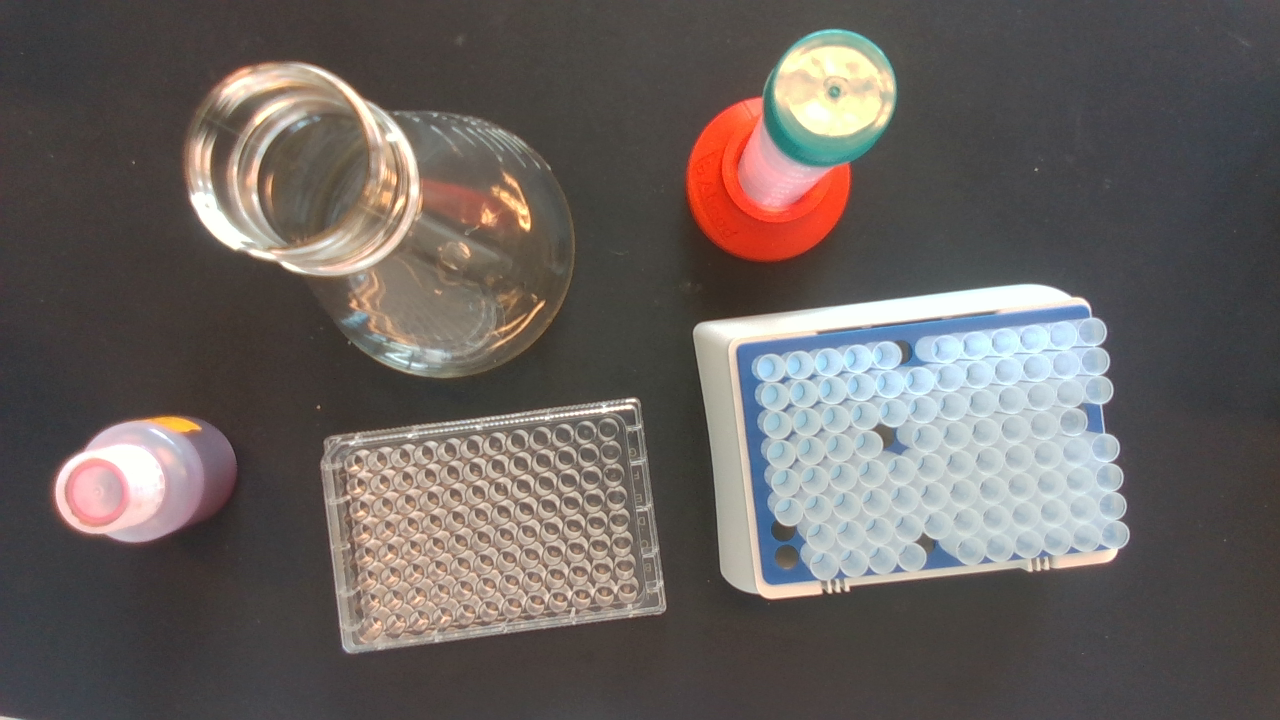
#> input picture MTP/lab.png, 1280 x 720 px
$ python '4_essentielle Funktionen.py'
#> lines starting #> are read from the running program, lines starting #| are printed output that depends on the picture; after the words box and inside, x2 and y2 are one past the last pixel; in counts of white or black regions, pixels touching at a corner belong together
import cv2 as cv

img=cv.imread('MTP/lab.png')
#> img is the input picture: shape (720, 1280, 3); mean B, G, R 94.6, 97.6, 104.3
# [11 lines of commented-out code are left out]
blur = cv.GaussianBlur(img,(7,7),cv.BORDER_DEFAULT)
#cv.imshow('blur', blur)

#Kanten
canny = cv.Canny(blur,100,200)
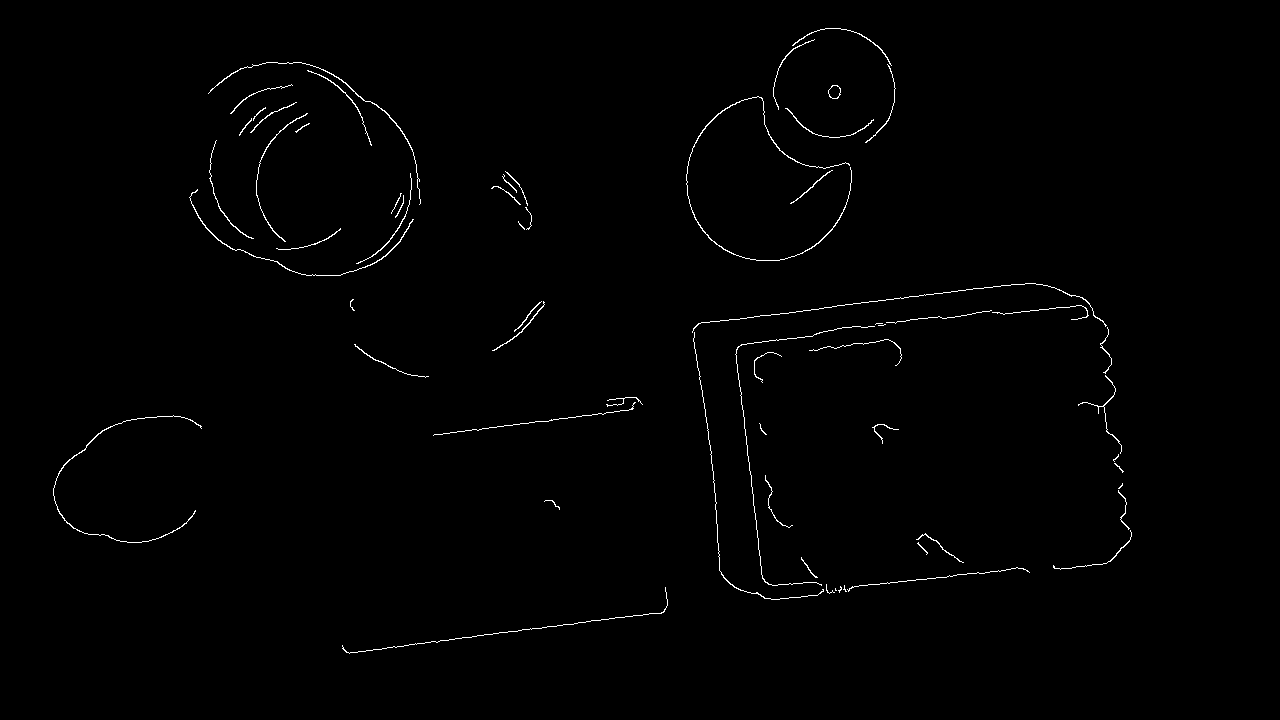
#> canny: shape (720, 1280); 0.76% white in thin lines or dots, all inside (x1, y1, x2, y2) = (53, 28, 1132, 654)
cv.imshow('canny',canny)

#Erweitern
dilated = cv.dilate(canny,(7,7),iterations=3)
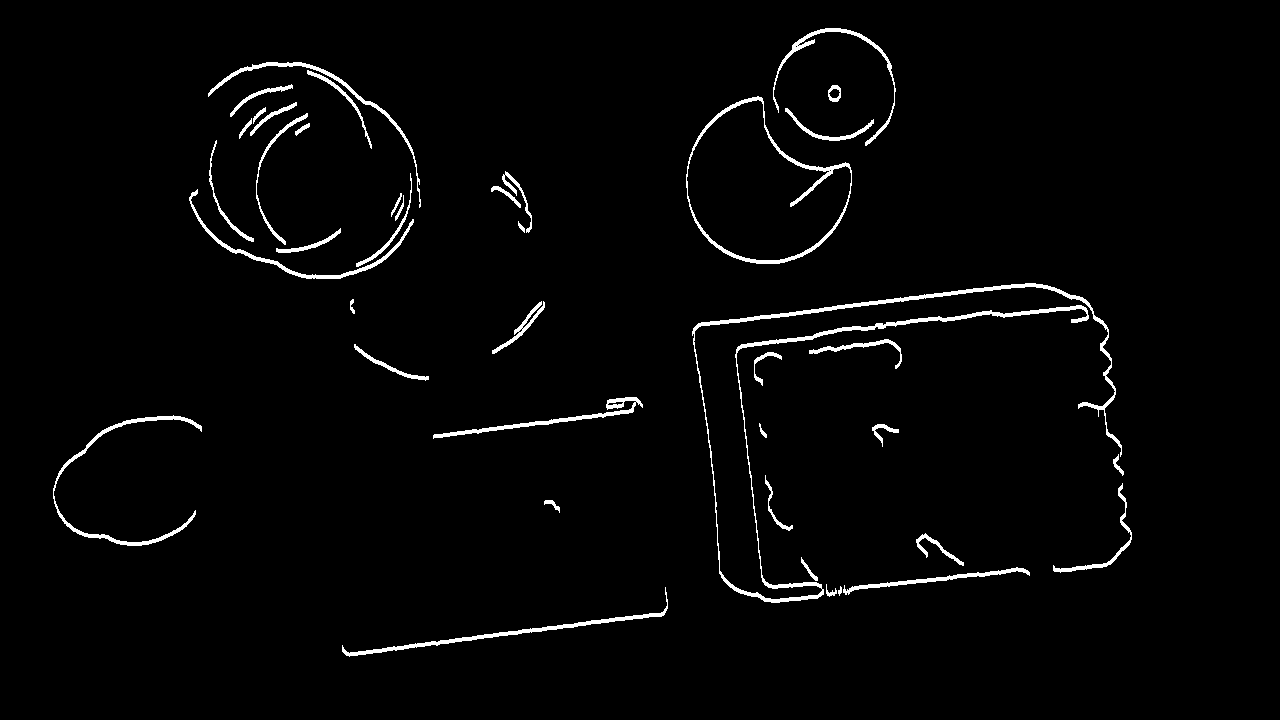
#> dilated: shape (720, 1280); 2.2% white; 41 white regions, largest, box (x1, y1, x2, y2) and area: (692, 283, 1122, 603) 5049, (686, 96, 852, 264) 1800, (342, 587, 668, 657) 1342
cv.imshow('dilated',dilated)

#erodieren
eroded = cv.erode(dilated,(7,7),iterations=3)
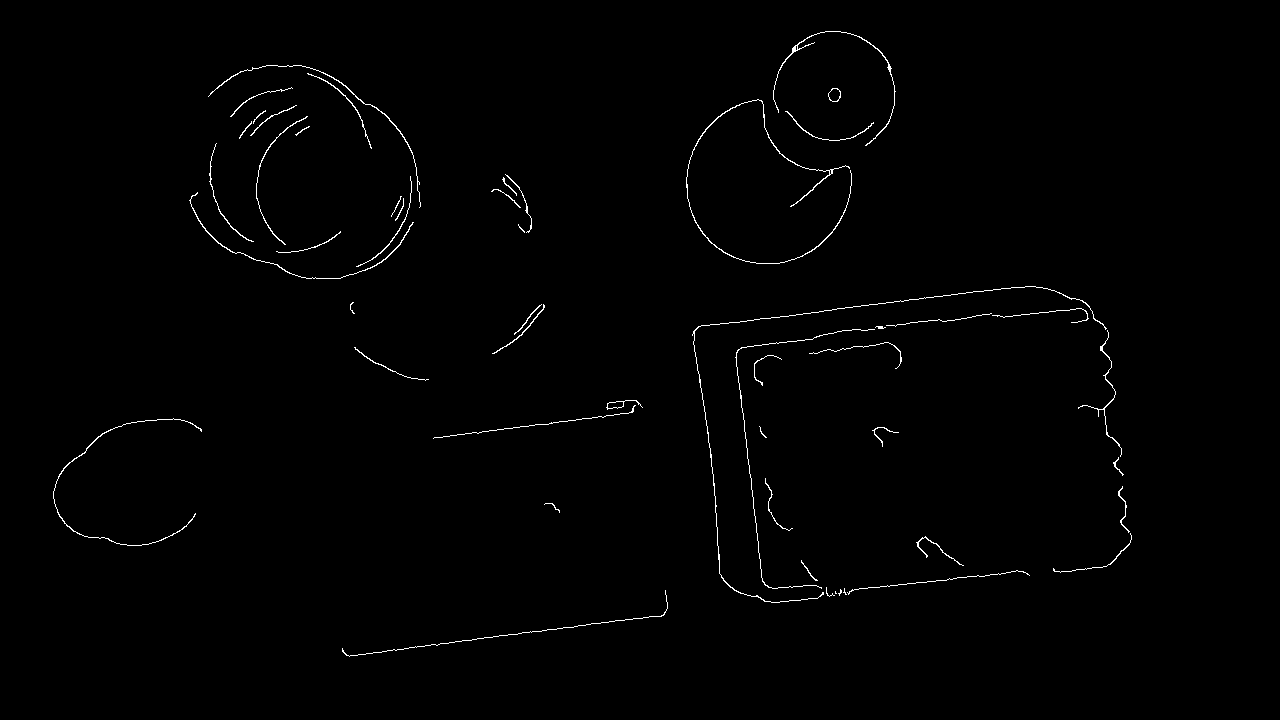
#> eroded: shape (720, 1280); 0.78% white in thin lines or dots, all inside (x1, y1, x2, y2) = (53, 31, 1132, 657)
cv.imshow('Eroded',eroded)

#Crop
crop = img[0:500,0:500].copy()
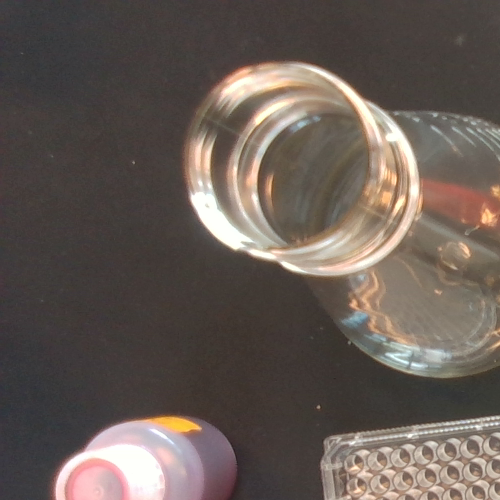
#> crop: shape (500, 500, 3); mean B, G, R 84.8, 91.2, 102
cv.imshow('crop',crop)

cv.waitKey(0)
cv.destroyAllWindows()

$ run again, with MTP/MTP_weiss.png copied over MTP/lab.png
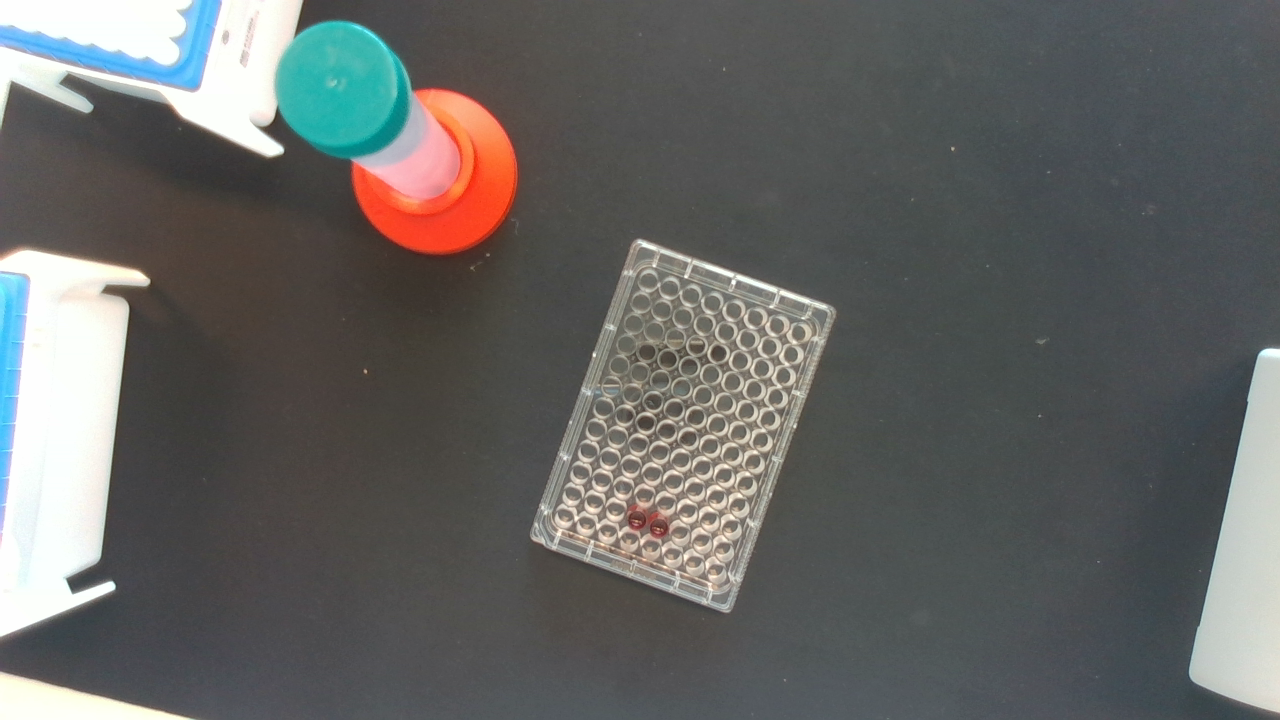
#> input picture MTP/MTP_weiss.png, 1280 x 720 px
#> img is the input picture: shape (720, 1280, 3); mean B, G, R 99.3, 100.9, 100.1
#> `canny = cv.Canny(blur,100,200)`:
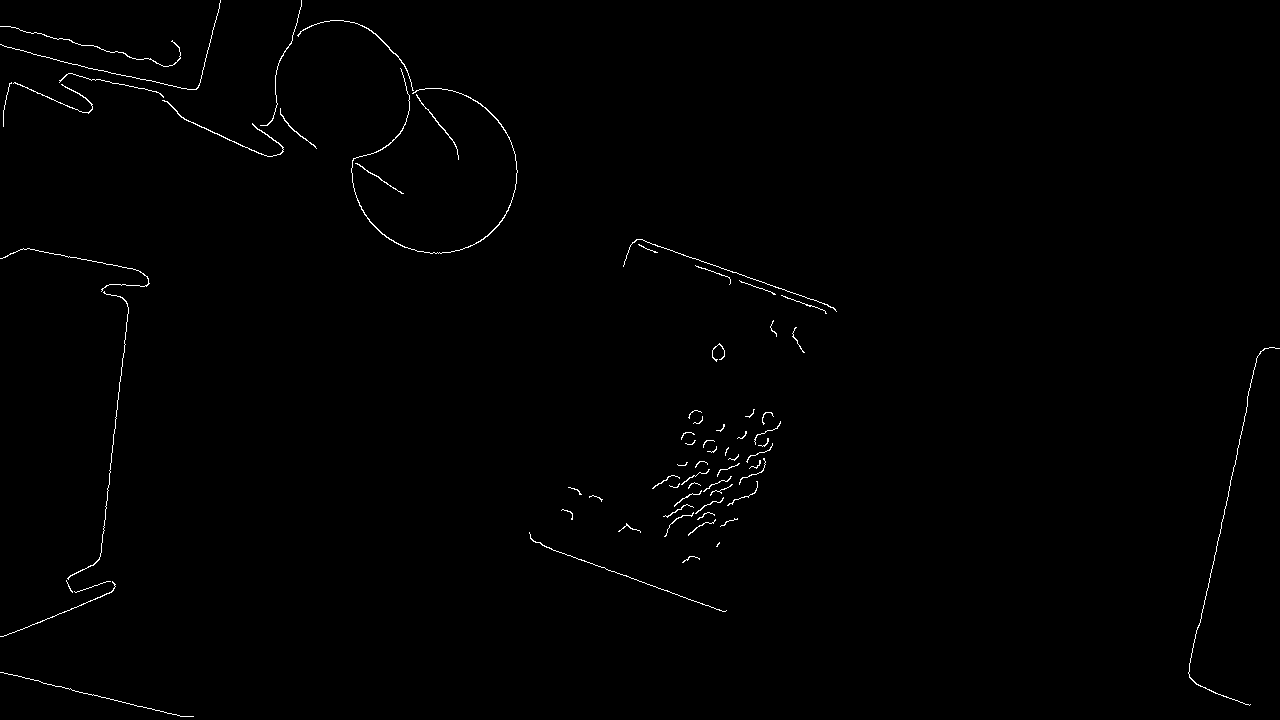
#> canny: shape (720, 1280); 0.6% white in thin lines or dots
#> dilated: shape (720, 1280); 1.8% white; 59 white regions, largest, box (x1, y1, x2, y2) and area: (297, 20, 518, 257) 2403, (13, 0, 302, 160) 1900, (0, 248, 150, 596) 1470
#> eroded: shape (720, 1280); 0.61% white in thin lines or dots
#> `crop = img[0:500,0:500].copy()`:
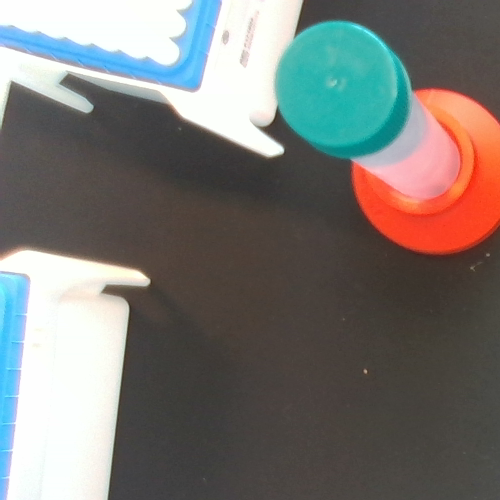
#> crop: shape (500, 500, 3); mean B, G, R 115.7, 119.1, 120.6
